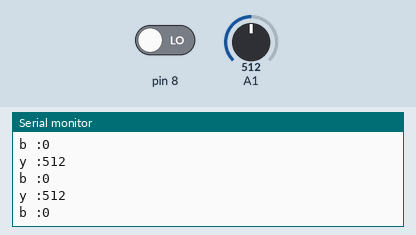
This sketch was run on a simulated Arduino Uno, built with avr-gcc and run on an emulated ATmega328P. On the bench: the last lines printed to the serial monitor. The test bench sets the inputs (shaded band); at power-on: A1 = 512, pin 8 LOW.

Above: at 2.7 s.
2.8 s: A1 set to 981
At 2.84 s:
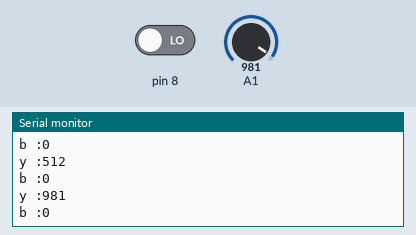
4.3 s: A1 set to 1009
At 4.35 s:
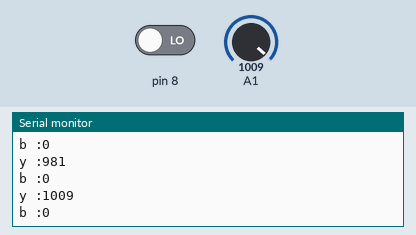
Timing chart, 0 to 7.3 s (numbered marks = the images above; inputs shaded):
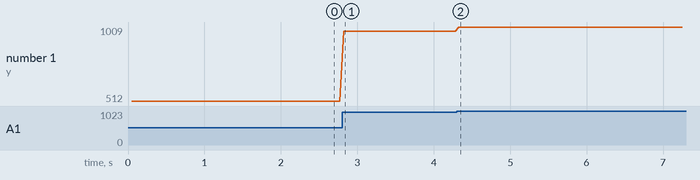

Measured:
- after the input at 2.8 s, the serial monitor: prints a new line at once (image 1)
- after the input at 4.3 s, the serial monitor: prints a new line at once (image 2)
- plotted number 1: 512 → 981 after the input at 2.8 s, 981 → 1009 after the input at 4.3 s

The sketch:

Uno.ino
```cpp
/*
  Zeke Thornburgh ethorn3
  Lab 9 - graph processing file 2 inputs
  This is the code to Get the input for the arduino and send it to the serial

  Joystick (or any 2 analog io devices) is hooked up to A1 and A0 with Y hooked up to A1 and X to A0

  Ref:
  https://learn.sparkfun.com/tutorials/connecting-arduino-to-processing#introduction
  http://arduino.cc/en/Tutorial/Graph

*/
int xpos;
int ypos;
int button;
String xPosString;
String yPosString;
String buttonString;

void setup() {
  Serial.begin(9600);
  pinMode(A0, INPUT);
  pinMode(A1, INPUT);
  pinMode(8, INPUT);
}

void loop() {
  delay(50);
  // put your main code here, to run repeatedly:
  // xpos = analogRead(A0);
  ypos = analogRead(A1);
  // debounce here
   button = digitalRead(8);
  // xPosString = "x :";
  // xPosString.concat(xpos);
  yPosString = "y :";
  yPosString.concat(ypos);
  buttonString = "b :";
  buttonString.concat(button);
  //Serial.println(xPosString);
  Serial.println(yPosString);
  Serial.println(buttonString);

}


/*
 * /*
  Zeke Thornburgh ethorn3
  Lab 9 - graph processing file 2 inputs
  This is the code to display the Graph for analog inputs given over the serial


  Ref:
  https://learn.sparkfun.com/tutorials/connecting-arduino-to-processing#introduction
  http://arduino.cc/en/Tutorial/Graph


Processing file

import processing.serial.*;

  Serial myPort;        // The serial port
  int xPos = 1;         // horizontal position of the graph
  float inByte = 0.0;      //vertical Position of the x or y value from the joystick
  boolean currLine = false;  //valuefor which weather the current inByte value is x or y so the color is correct

  void setup () {
    // set the window size:
    size(400, 300);


    myPort = new Serial(this, Serial.list()[0], 9600);

    // don't generate a serialEvent() unless you get a newline character:
    myPort.bufferUntil('\n');

    // set initial background:
    background(0);
  }

  void draw () {
    // draw the line:

    if(currLine)
    {
    stroke(127, 34, 255);
    }
    else
    {
      stroke(0,255,0);
    }

    line(xPos, height, xPos, height - inByte);

    // at the edge of the screen, go back to the beginning:
    if (xPos >= width) {
      xPos = 0;
      background(0);
    } else {
      // increment the horizontal position:
      xPos++;
    }

  }

  void serialEvent (Serial myPort) {
    // get the ASCII string:
    String inString = myPort.readStringUntil('\n');

    if (inString != null) {
      // trim off any whitespace:
      inString = trim(inString);
      // convert to an int and map to the screen height:
      inByte = float(inString);
      println(inByte);
      inByte = map(inByte, 0, 1023, 0, height);
    }
    currLine = !currLine;

  }
 */
```
